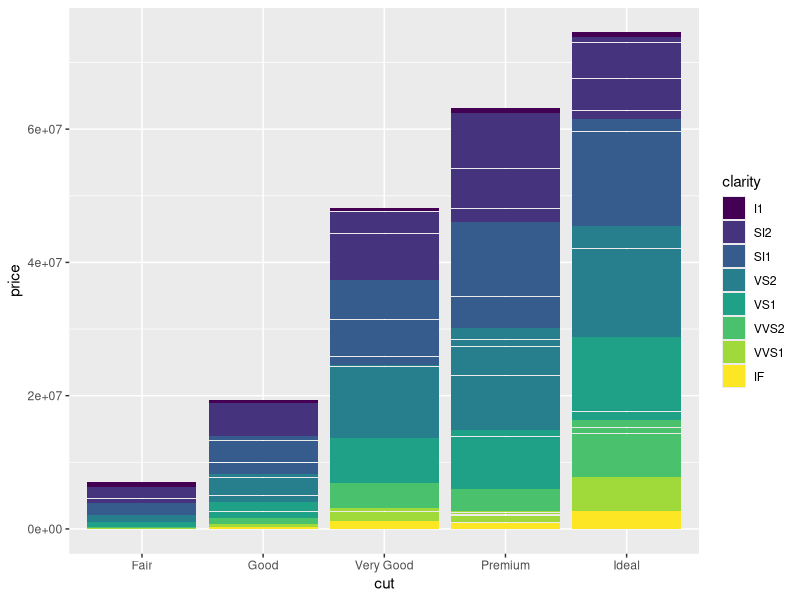
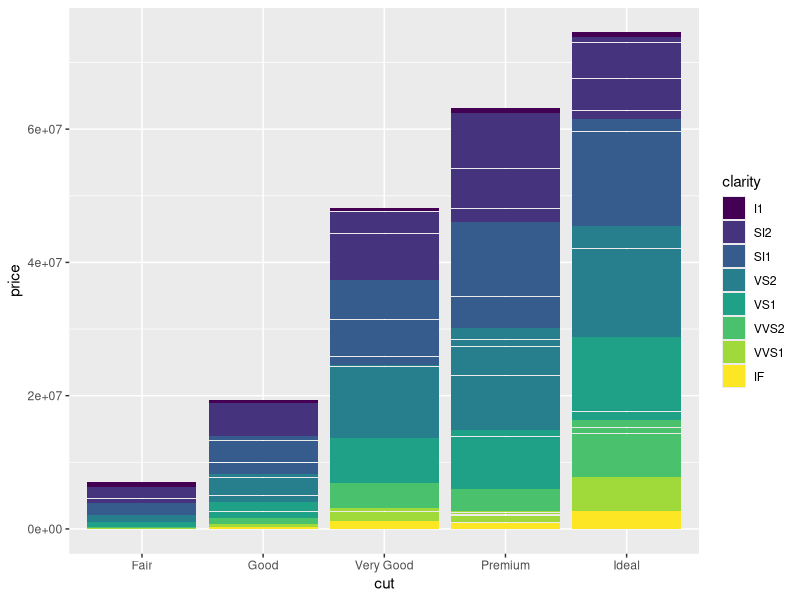
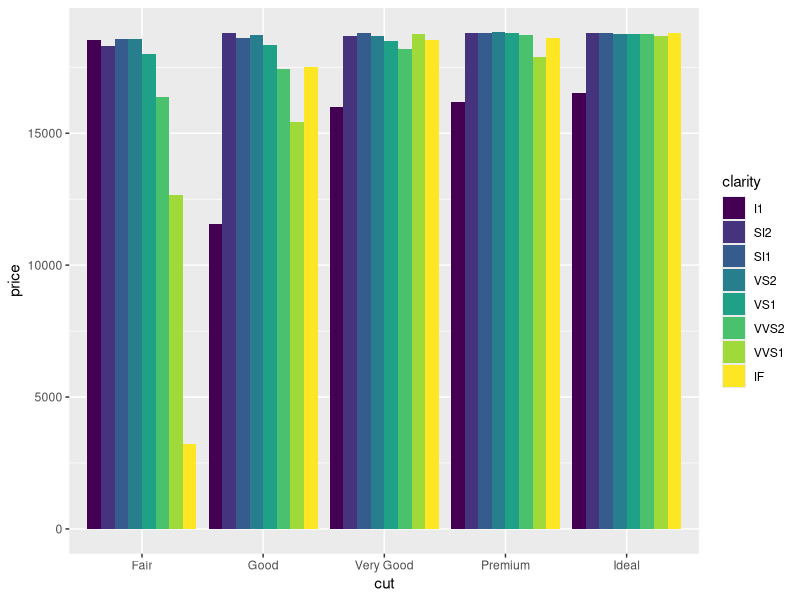
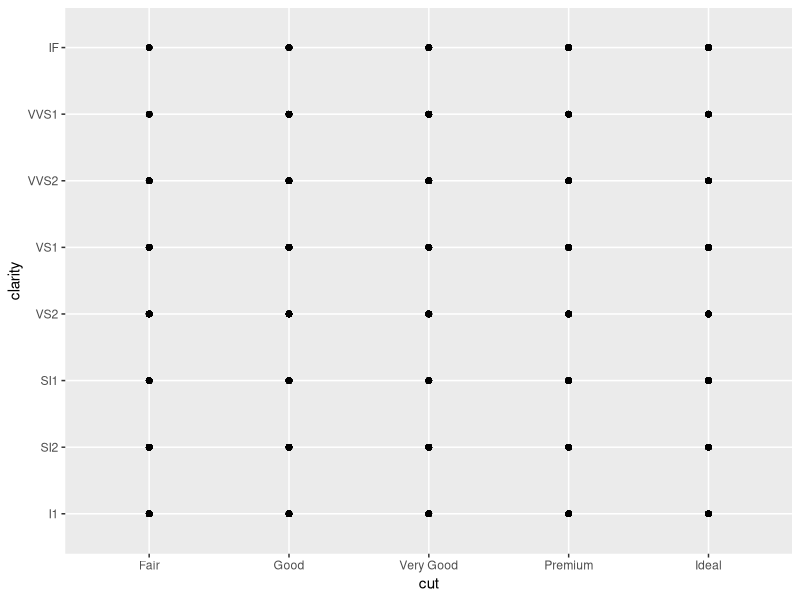
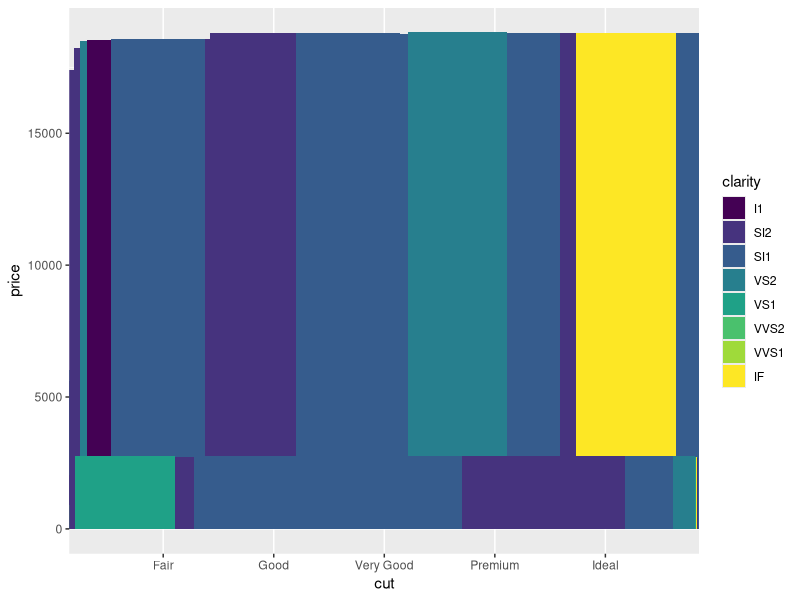
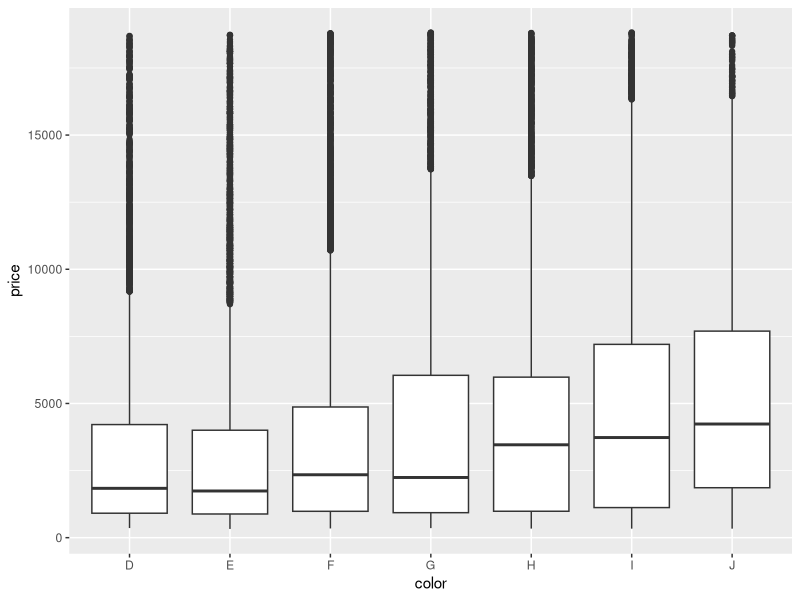
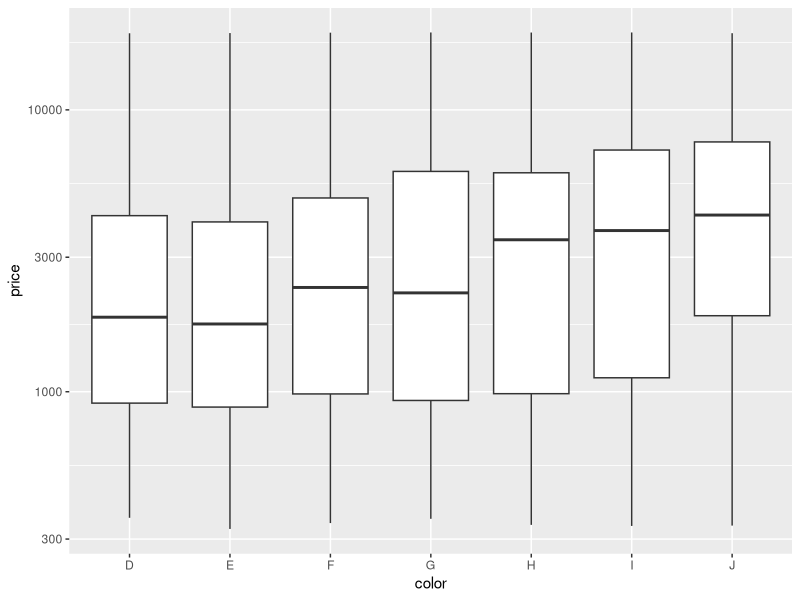
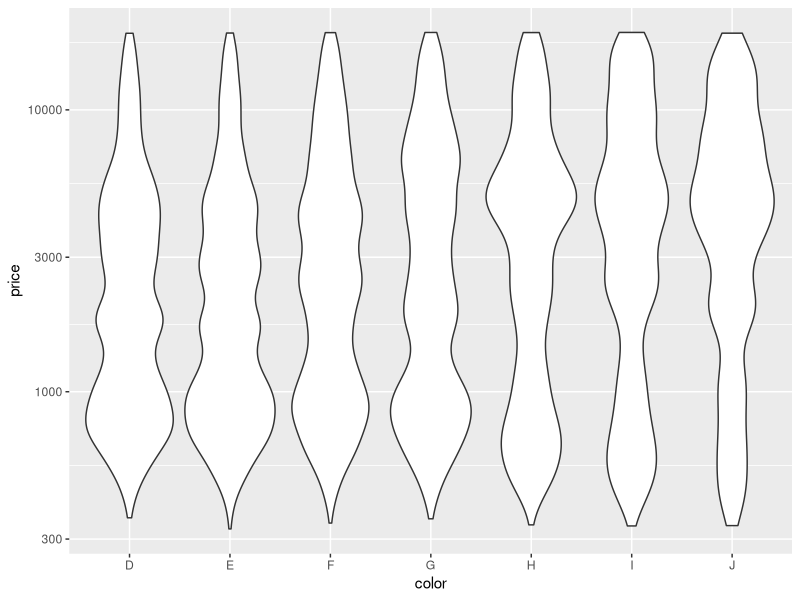

These figures' R source, in order:
# Exercise 2: advanced ggplot2 practice

# Install and load the `ggplot2` package
#install.packages('ggplot2')
library("ggplot2")

# For this exercise you will again be working with the `diamonds` data set.
# Use `?diamonds` to review details about this data set
?diamonds

## Position Adjustments

# Draw a column (bar) chart of diamonds cuts by price, with each bar filled by 
# clarity. You should see a _stacked_ bar chart.
ggplot(data = diamonds) +
  geom_col(mapping = aes(x = cut, y = price, fill = clarity))

# Draw the same chart again, but with each element positioned to "fill" the y axis
ggplot(data = diamonds) +
  geom_col(mapping = aes(x = cut, y = price, fill = clarity))

# Draw the same chart again, but with each element positioned to "dodge" each other
ggplot(data = diamonds) +
  geom_col(mapping = aes(x = cut, y = price, fill = clarity), position = "dodge")

# Draw a plot with point geometry with the x-position mapped to `cut` and the 
# y-position mapped to `clarity`
# This creates a "grid" grouping the points
ggplot(data = diamonds) +
  geom_point(mapping = aes(x = cut, y = clarity))

# Use the "jitter" position adjustment to keep the points from all overlapping!
# (This works a little better with a sample of diamond data, such as from the 
# previous exercise).
ggplot(data = diamonds) +
  geom_col(mapping = aes(x = cut, y = price, fill = clarity), position = "jitter")


## Scales

# Draw a "boxplot" (with `geom_boxplot`) for the diamond's price (y) by color (x)
ggplot(data = diamonds) +
  geom_boxplot(mapping = aes(x = color, y = price))


# This has a lot of outliers, making it harder to read. To fix this, draw the 
# same plot but with a _logarithmic_ scale for the y axis.
ggplot(data = diamonds) +
  geom_boxplot(mapping = aes(x = color, y = price)) +
  scale_y_log10()

# For another version, draw the same plot but with `violin` geometry instead of 
# `boxplot` geometry!
# How does the logarithmic scale change the data presentation?
ggplot(data = diamonds) +
  geom_violin(mapping = aes(x = color, y = price)) +
  scale_y_log10()

# Another interesting plot: draw a plot of the diamonds price (y) by carat (x), 
# using a heatmap of 2d bins (geom_bin2d)
# What happens when you make the x and y channels scale logarithmically?
ggplot(data = diamonds) +
  geom_bin2d(mapping = aes(x = carat, y = price)) +
  scale_x_log10() +
  scale_y_log10()

# Draw a scatter plot for the diamonds price (y) by carat (x). Color each point
# by the clarity (Remember, this will take a while. Use a sample of the diamonds 
# for faster results)
ggplot(data = diamonds) +
  geom_point(mapping = aes(x = color, y = price, color = clarity))

# Change the color of the previous plot using a ColorBrewer scale of your choice. 
# What looks nice?
ggplot(data = diamonds) +
  geom_point(mapping = aes(x = color, y = price, color = clarity)) +
  scale_color_brewer(palette = "puOr")

## Coordinate Systems

# Draw a bar chart with x-position and fill color BOTH mapped to cut
# For best results, SET the `width` of the geometry to be 1 (fill plot, no space
# between)
# TIP: You can save the plot to a variable for easier modifications
ggplot(data = diamonds) +
  geom_col(mapping = aes(x = cut, y = price, color = cut))

# Draw the same chart, but with the coordinate system flipped
ggplot(data = diamonds) +
  geom_col(mapping = aes(x = price, y = cut, color = cut))

# Draw the same chart, but in a polar coordinate system. It's a Coxcomb chart!



## Facets

# Take the scatter plot of price by carat data (colored by clarity) and add 
# _facets_ based on the diamond's `color`
ggplot(data = diamonds) +
  geom_point(mapping = aes(x = color, y = price, color = clarity)) +
  facet_wrap(~color)

## Saving Plots

# Use the `ggsave()` function to save the current (recent) plot to disk.
# Name the output file "my-plot.png".
# Make sure you've set the working directory!!

